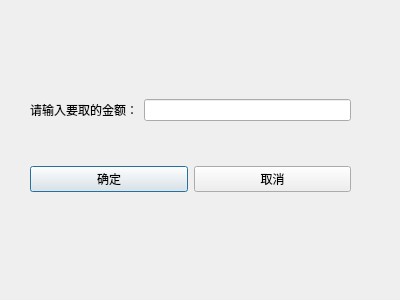
<?xml version="1.0" encoding="UTF-8"?>
<ui version="4.0">
 <class>drawmoney</class>
 <widget class="QDialog" name="drawmoney">
  <property name="geometry">
   <rect>
    <x>0</x>
    <y>0</y>
    <width>400</width>
    <height>300</height>
   </rect>
  </property>
  <property name="windowTitle">
   <string>Dialog</string>
  </property>
  <widget class="QWidget" name="layoutWidget">
   <property name="geometry">
    <rect>
     <x>30</x>
     <y>60</y>
     <width>321</width>
     <height>171</height>
    </rect>
   </property>
   <layout class="QVBoxLayout" name="verticalLayout">
    <item>
     <layout class="QHBoxLayout" name="horizontalLayout_2">
      <item>
       <widget class="QLabel" name="label">
        <property name="text">
         <string>请输入要取的金额：</string>
        </property>
       </widget>
      </item>
      <item>
       <widget class="QLineEdit" name="lineEdit"/>
      </item>
     </layout>
    </item>
    <item>
     <layout class="QHBoxLayout" name="horizontalLayout">
      <item>
       <widget class="QPushButton" name="pushButton">
        <property name="text">
         <string>确定</string>
        </property>
       </widget>
      </item>
      <item>
       <widget class="QPushButton" name="pushButton_2">
        <property name="text">
         <string>取消</string>
        </property>
       </widget>
      </item>
     </layout>
    </item>
   </layout>
  </widget>
 </widget>
 <resources/>
 <connections/>
</ui>
